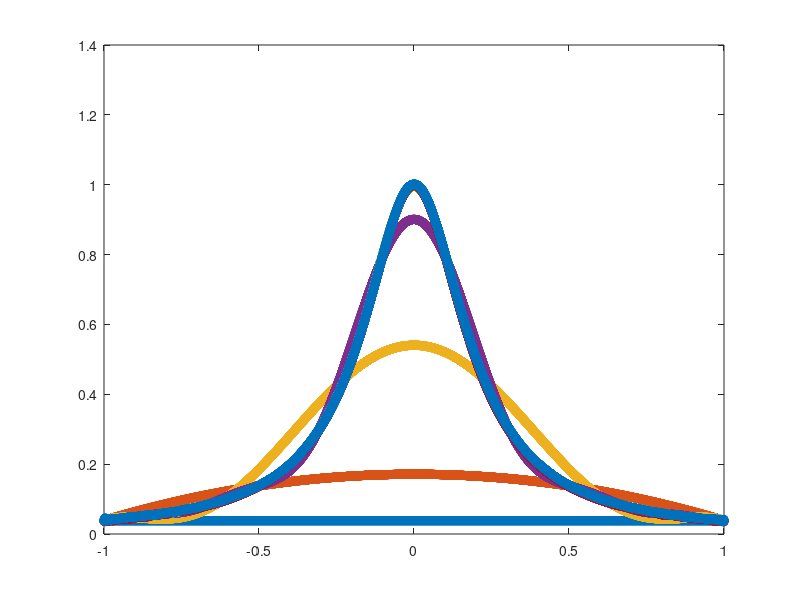
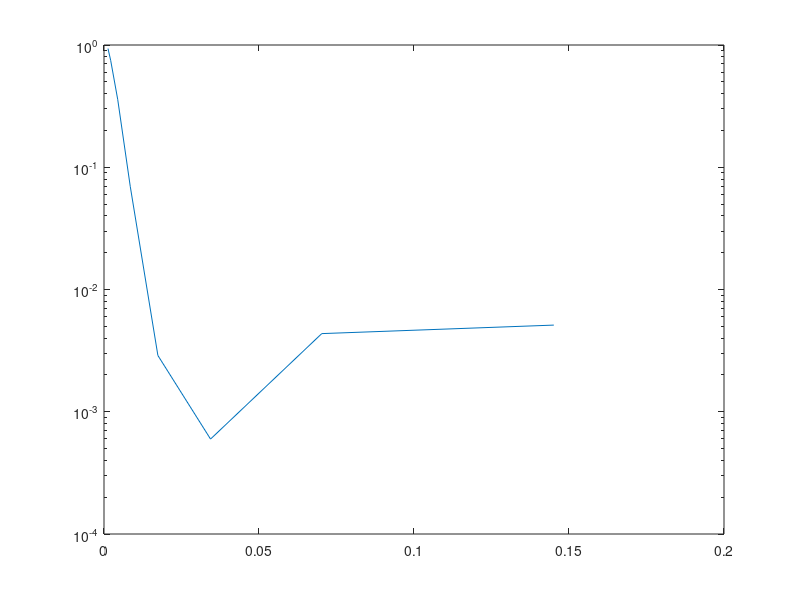

Write MATLAB code to recreate these figures, in order.
clear; 
clc;

%% Define the unknown function to interpolate
%f = @(x) exp(x).*sin(x);
f = @(x) 1./(1+25*x.^2);

%% Setup different numbers of interpolation nodes/data sites.
Nd = [2,4,8,16,32,64,128,256];

%% Setup the points at which we want to evaluate the interpolant
xe = linspace(-1,1,10000)'; %generate evenly-spaced points
ye = f(xe); %evaluate function

%% Preallocate space for numerical solution
ye_num = zeros(length(ye),length(Nd));

%% Start plotting stuff
figure
plot(xe,ye,'black');
pause %waits for input

%% Loop goes over different numbers of interpolation nodes
elapsed_time = zeros(length(Nd),1); %create a vector that stores the amount of time for each set of data points
for it=1:length(Nd)
    tic %start the clock
    %% initialize a zero matrix according to the number of nodes
    x = zeros(Nd(it),1);
    %% Compute the Chebyshev Points
    for k=1:Nd(it)
        x(k,1) = cos(((k - 1)/ (Nd(it) - 1)) * pi);
    end
    
    %x = linspace(-1,1,Nd(it))'; %generate evenly-spaced points in [-1,1].
    y = f(x);
    
    %% Form Vandermonde matrix "intelligently"
    V = zeros(length(x),length(x));
    for vit = 1:Nd(it)
        V(:,vit) = x.^(vit-1);
    end
    
    %% Compute coefficients by solving linear system
    a = V\y;
    
    %% Evaluate polynomial interpolant by building eval matrix and
    %% multiplying with coefficients.
    Ve = zeros(length(xe),length(x));
    for vit = 1:Nd(it)
        Ve(:,vit) = xe.^(vit-1);
    end
    ye_num(:,it) = Ve*a; %Do the matrix-vector product to predict values
    %% add the time it took for the loop to run into elapsed_time
    elapsed_time(it) = toc;
    
    %% Plot stuff
    hold on;
    plot(xe,ye_num(:,it),'o');
    drawnow
    pause
end

%% Now plot relative errors
figure
e2 = zeros(length(Nd),1);
for it=1:length(Nd)
    e2(it,1) = norm(ye_num(:,it)-ye)./norm(ye);
end
semilogy(elapsed_time,e2); %graph elapsed time and the error
    
    